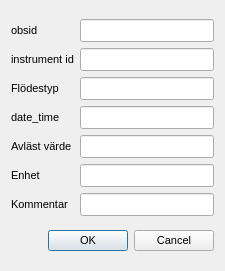
<?xml version="1.0" encoding="UTF-8"?>
<ui version="4.0">
 <class>Dialog</class>
 <widget class="QDialog" name="dialog">
  <property name="geometry">
   <rect>
    <x>0</x>
    <y>0</y>
    <width>225</width>
    <height>271</height>
   </rect>
  </property>
  <property name="windowTitle">
   <string>Dialog</string>
  </property>
  <layout class="QGridLayout" name="grid_layout_2">
   <item row="0" column="0">
    <layout class="QGridLayout" name="grid_layout">
     <item row="0" column="0">
      <widget class="QLabel" name="label">
       <property name="sizePolicy">
        <sizepolicy hsizetype="Preferred" vsizetype="Fixed">
         <horstretch>0</horstretch>
         <verstretch>0</verstretch>
        </sizepolicy>
       </property>
       <property name="minimumSize">
        <size>
         <width>0</width>
         <height>18</height>
        </size>
       </property>
       <property name="maximumSize">
        <size>
         <width>120</width>
         <height>40</height>
        </size>
       </property>
       <property name="font">
        <font>
         <family>Arial</family>
         <pointsize>8</pointsize>
         <weight>50</weight>
         <bold>false</bold>
        </font>
       </property>
       <property name="text">
        <string>obsid</string>
       </property>
       <property name="alignment">
        <set>Qt::AlignLeading|Qt::AlignLeft|Qt::AlignVCenter</set>
       </property>
      </widget>
     </item>
     <item row="0" column="1">
      <widget class="QLineEdit" name="obsid">
       <property name="sizePolicy">
        <sizepolicy hsizetype="Expanding" vsizetype="Fixed">
         <horstretch>0</horstretch>
         <verstretch>0</verstretch>
        </sizepolicy>
       </property>
       <property name="minimumSize">
        <size>
         <width>0</width>
         <height>0</height>
        </size>
       </property>
       <property name="maximumSize">
        <size>
         <width>16777215</width>
         <height>16777215</height>
        </size>
       </property>
       <property name="font">
        <font>
         <family>Arial</family>
         <pointsize>10</pointsize>
         <weight>50</weight>
         <bold>false</bold>
        </font>
       </property>
       <property name="toolTip">
        <string>måste finnas i obs_points.obsid</string>
       </property>
      </widget>
     </item>
     <item row="1" column="0">
      <widget class="QLabel" name="label_5">
       <property name="sizePolicy">
        <sizepolicy hsizetype="Preferred" vsizetype="Fixed">
         <horstretch>0</horstretch>
         <verstretch>0</verstretch>
        </sizepolicy>
       </property>
       <property name="minimumSize">
        <size>
         <width>0</width>
         <height>18</height>
        </size>
       </property>
       <property name="maximumSize">
        <size>
         <width>120</width>
         <height>40</height>
        </size>
       </property>
       <property name="font">
        <font>
         <family>Arial</family>
         <pointsize>8</pointsize>
         <weight>50</weight>
         <bold>false</bold>
        </font>
       </property>
       <property name="text">
        <string>instrument id</string>
       </property>
       <property name="alignment">
        <set>Qt::AlignLeading|Qt::AlignLeft|Qt::AlignVCenter</set>
       </property>
      </widget>
     </item>
     <item row="1" column="1">
      <widget class="QLineEdit" name="instrumentid">
       <property name="sizePolicy">
        <sizepolicy hsizetype="Expanding" vsizetype="Fixed">
         <horstretch>0</horstretch>
         <verstretch>0</verstretch>
        </sizepolicy>
       </property>
       <property name="minimumSize">
        <size>
         <width>0</width>
         <height>0</height>
        </size>
       </property>
       <property name="maximumSize">
        <size>
         <width>16777215</width>
         <height>16777215</height>
        </size>
       </property>
       <property name="font">
        <font>
         <family>Arial</family>
         <pointsize>10</pointsize>
         <weight>50</weight>
         <bold>false</bold>
        </font>
       </property>
       <property name="toolTip">
        <string>Unik beteckning för flödesmätaren</string>
       </property>
      </widget>
     </item>
     <item row="2" column="0">
      <widget class="QLabel" name="label_7">
       <property name="sizePolicy">
        <sizepolicy hsizetype="Preferred" vsizetype="Fixed">
         <horstretch>0</horstretch>
         <verstretch>0</verstretch>
        </sizepolicy>
       </property>
       <property name="minimumSize">
        <size>
         <width>0</width>
         <height>18</height>
        </size>
       </property>
       <property name="maximumSize">
        <size>
         <width>120</width>
         <height>40</height>
        </size>
       </property>
       <property name="font">
        <font>
         <family>Arial</family>
         <pointsize>8</pointsize>
         <weight>50</weight>
         <bold>false</bold>
        </font>
       </property>
       <property name="text">
        <string>Flödestyp</string>
       </property>
       <property name="alignment">
        <set>Qt::AlignLeading|Qt::AlignLeft|Qt::AlignVCenter</set>
       </property>
      </widget>
     </item>
     <item row="2" column="1">
      <widget class="QLineEdit" name="flowtype">
       <property name="sizePolicy">
        <sizepolicy hsizetype="Expanding" vsizetype="Fixed">
         <horstretch>0</horstretch>
         <verstretch>0</verstretch>
        </sizepolicy>
       </property>
       <property name="minimumSize">
        <size>
         <width>0</width>
         <height>0</height>
        </size>
       </property>
       <property name="maximumSize">
        <size>
         <width>16777215</width>
         <height>16777215</height>
        </size>
       </property>
       <property name="font">
        <font>
         <family>Arial</family>
         <pointsize>10</pointsize>
         <weight>50</weight>
         <bold>false</bold>
        </font>
       </property>
       <property name="toolTip">
        <string>Måste vara ngt av alternativen i tabellen zz_flowtype.
Normalt sett någon av följande:
Accvol=Ackumulerad volym
Aveflow=Medelflöde sedan senaste avläsning
Momflow=Momentanflöde vid avläsningstillfället</string>
       </property>
      </widget>
     </item>
     <item row="3" column="0">
      <widget class="QLabel" name="label_2">
       <property name="sizePolicy">
        <sizepolicy hsizetype="Preferred" vsizetype="Fixed">
         <horstretch>0</horstretch>
         <verstretch>0</verstretch>
        </sizepolicy>
       </property>
       <property name="minimumSize">
        <size>
         <width>0</width>
         <height>18</height>
        </size>
       </property>
       <property name="maximumSize">
        <size>
         <width>120</width>
         <height>40</height>
        </size>
       </property>
       <property name="font">
        <font>
         <family>Arial</family>
         <pointsize>8</pointsize>
         <weight>50</weight>
         <bold>false</bold>
        </font>
       </property>
       <property name="text">
        <string>date_time</string>
       </property>
       <property name="alignment">
        <set>Qt::AlignLeading|Qt::AlignLeft|Qt::AlignVCenter</set>
       </property>
      </widget>
     </item>
     <item row="3" column="1">
      <widget class="QLineEdit" name="date_time">
       <property name="sizePolicy">
        <sizepolicy hsizetype="Expanding" vsizetype="Fixed">
         <horstretch>0</horstretch>
         <verstretch>0</verstretch>
        </sizepolicy>
       </property>
       <property name="minimumSize">
        <size>
         <width>0</width>
         <height>0</height>
        </size>
       </property>
       <property name="maximumSize">
        <size>
         <width>16777215</width>
         <height>16777215</height>
        </size>
       </property>
       <property name="font">
        <font>
         <family>Arial</family>
         <pointsize>10</pointsize>
         <weight>50</weight>
         <bold>false</bold>
        </font>
       </property>
       <property name="toolTip">
        <string>åååå-mm-dd hh:mm(:ss)</string>
       </property>
      </widget>
     </item>
     <item row="4" column="0">
      <widget class="QLabel" name="label_9">
       <property name="sizePolicy">
        <sizepolicy hsizetype="Preferred" vsizetype="Fixed">
         <horstretch>0</horstretch>
         <verstretch>0</verstretch>
        </sizepolicy>
       </property>
       <property name="minimumSize">
        <size>
         <width>0</width>
         <height>18</height>
        </size>
       </property>
       <property name="maximumSize">
        <size>
         <width>120</width>
         <height>40</height>
        </size>
       </property>
       <property name="font">
        <font>
         <family>Arial</family>
         <pointsize>8</pointsize>
         <weight>50</weight>
         <bold>false</bold>
        </font>
       </property>
       <property name="text">
        <string>Avläst värde</string>
       </property>
       <property name="alignment">
        <set>Qt::AlignLeading|Qt::AlignLeft|Qt::AlignVCenter</set>
       </property>
      </widget>
     </item>
     <item row="4" column="1">
      <widget class="QLineEdit" name="reading">
       <property name="sizePolicy">
        <sizepolicy hsizetype="Expanding" vsizetype="Fixed">
         <horstretch>0</horstretch>
         <verstretch>0</verstretch>
        </sizepolicy>
       </property>
       <property name="minimumSize">
        <size>
         <width>0</width>
         <height>0</height>
        </size>
       </property>
       <property name="maximumSize">
        <size>
         <width>16777215</width>
         <height>16777215</height>
        </size>
       </property>
       <property name="font">
        <font>
         <family>Arial</family>
         <pointsize>10</pointsize>
         <weight>50</weight>
         <bold>false</bold>
        </font>
       </property>
       <property name="toolTip">
        <string>Värdet på Momflow, Accvol eller Aveflow</string>
       </property>
      </widget>
     </item>
     <item row="5" column="0">
      <widget class="QLabel" name="label_14">
       <property name="sizePolicy">
        <sizepolicy hsizetype="Preferred" vsizetype="Fixed">
         <horstretch>0</horstretch>
         <verstretch>0</verstretch>
        </sizepolicy>
       </property>
       <property name="minimumSize">
        <size>
         <width>0</width>
         <height>18</height>
        </size>
       </property>
       <property name="maximumSize">
        <size>
         <width>120</width>
         <height>40</height>
        </size>
       </property>
       <property name="font">
        <font>
         <family>Arial</family>
         <pointsize>8</pointsize>
         <weight>50</weight>
         <bold>false</bold>
        </font>
       </property>
       <property name="text">
        <string>Enhet</string>
       </property>
       <property name="alignment">
        <set>Qt::AlignLeading|Qt::AlignLeft|Qt::AlignVCenter</set>
       </property>
      </widget>
     </item>
     <item row="5" column="1">
      <widget class="QLineEdit" name="unit">
       <property name="sizePolicy">
        <sizepolicy hsizetype="Expanding" vsizetype="Fixed">
         <horstretch>0</horstretch>
         <verstretch>0</verstretch>
        </sizepolicy>
       </property>
       <property name="minimumSize">
        <size>
         <width>0</width>
         <height>0</height>
        </size>
       </property>
       <property name="maximumSize">
        <size>
         <width>16777215</width>
         <height>16777215</height>
        </size>
       </property>
       <property name="font">
        <font>
         <family>Arial</family>
         <pointsize>10</pointsize>
         <weight>50</weight>
         <bold>false</bold>
        </font>
       </property>
       <property name="text">
        <string/>
       </property>
      </widget>
     </item>
     <item row="6" column="0">
      <widget class="QLabel" name="label_11">
       <property name="sizePolicy">
        <sizepolicy hsizetype="Preferred" vsizetype="Fixed">
         <horstretch>0</horstretch>
         <verstretch>0</verstretch>
        </sizepolicy>
       </property>
       <property name="minimumSize">
        <size>
         <width>0</width>
         <height>18</height>
        </size>
       </property>
       <property name="maximumSize">
        <size>
         <width>120</width>
         <height>40</height>
        </size>
       </property>
       <property name="font">
        <font>
         <family>Arial</family>
         <pointsize>8</pointsize>
         <weight>50</weight>
         <bold>false</bold>
        </font>
       </property>
       <property name="text">
        <string>Kommentar</string>
       </property>
       <property name="alignment">
        <set>Qt::AlignLeading|Qt::AlignLeft|Qt::AlignVCenter</set>
       </property>
      </widget>
     </item>
     <item row="6" column="1">
      <widget class="QLineEdit" name="comment">
       <property name="sizePolicy">
        <sizepolicy hsizetype="Expanding" vsizetype="Fixed">
         <horstretch>0</horstretch>
         <verstretch>0</verstretch>
        </sizepolicy>
       </property>
       <property name="minimumSize">
        <size>
         <width>0</width>
         <height>0</height>
        </size>
       </property>
       <property name="maximumSize">
        <size>
         <width>16777215</width>
         <height>16777215</height>
        </size>
       </property>
       <property name="font">
        <font>
         <family>Arial</family>
         <pointsize>10</pointsize>
         <weight>50</weight>
         <bold>false</bold>
        </font>
       </property>
       <property name="toolTip">
        <string>Ytterligare information</string>
       </property>
      </widget>
     </item>
    </layout>
   </item>
   <item row="1" column="0">
    <widget class="QDialogButtonBox" name="button_box">
     <property name="font">
      <font>
       <pointsize>8</pointsize>
       <weight>50</weight>
       <bold>false</bold>
      </font>
     </property>
     <property name="orientation">
      <enum>Qt::Horizontal</enum>
     </property>
     <property name="standardButtons">
      <set>QDialogButtonBox::Cancel|QDialogButtonBox::Ok</set>
     </property>
    </widget>
   </item>
  </layout>
 </widget>
 <resources/>
 <connections>
  <connection>
   <sender>button_box</sender>
   <signal>accepted()</signal>
   <receiver>dialog</receiver>
   <slot>accept()</slot>
   <hints>
    <hint type="sourcelabel">
     <x>248</x>
     <y>254</y>
    </hint>
    <hint type="destinationlabel">
     <x>157</x>
     <y>274</y>
    </hint>
   </hints>
  </connection>
  <connection>
   <sender>button_box</sender>
   <signal>rejected()</signal>
   <receiver>dialog</receiver>
   <slot>reject()</slot>
   <hints>
    <hint type="sourcelabel">
     <x>316</x>
     <y>260</y>
    </hint>
    <hint type="destinationlabel">
     <x>286</x>
     <y>274</y>
    </hint>
   </hints>
  </connection>
 </connections>
</ui>
